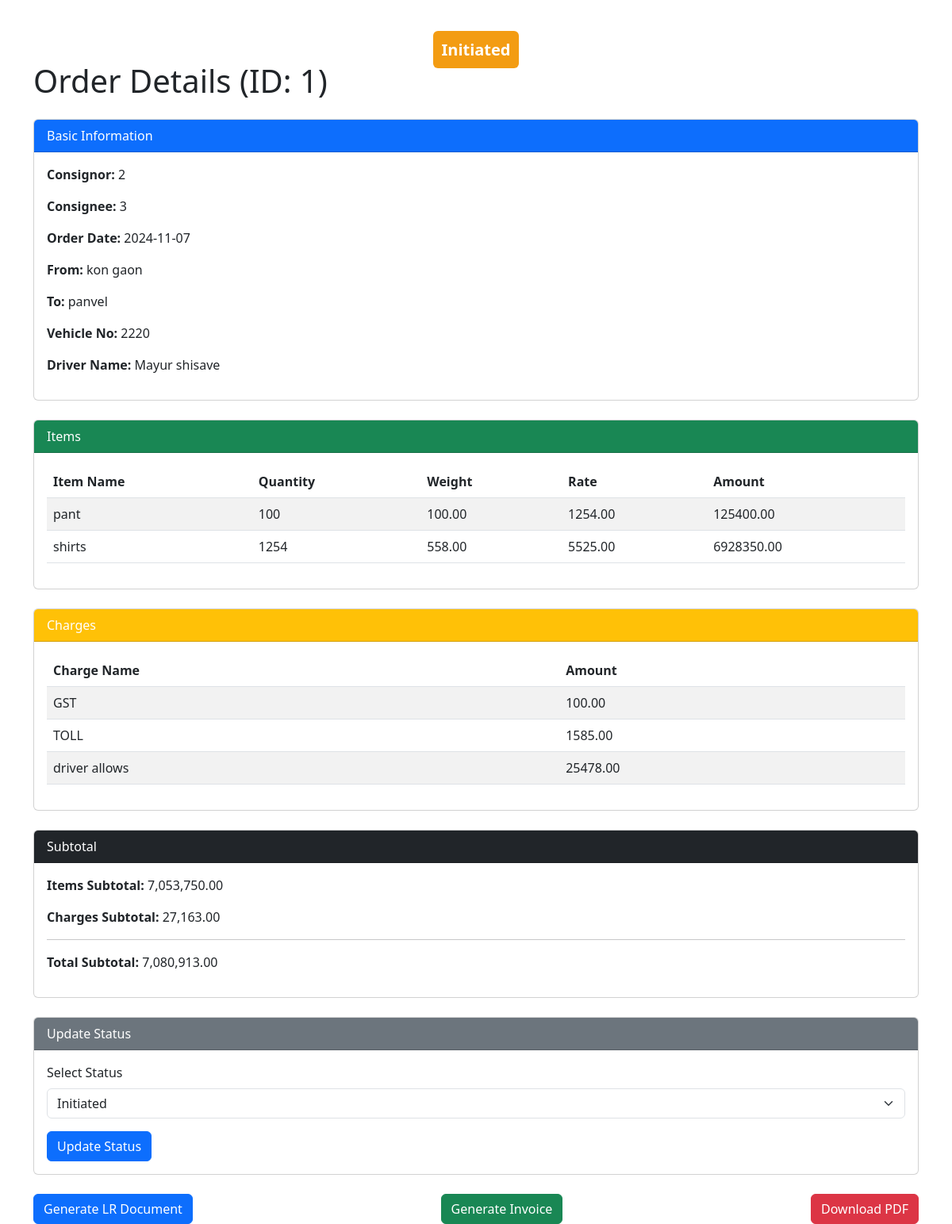
Before: /tables/order-details.php?id=1 with the older database file.
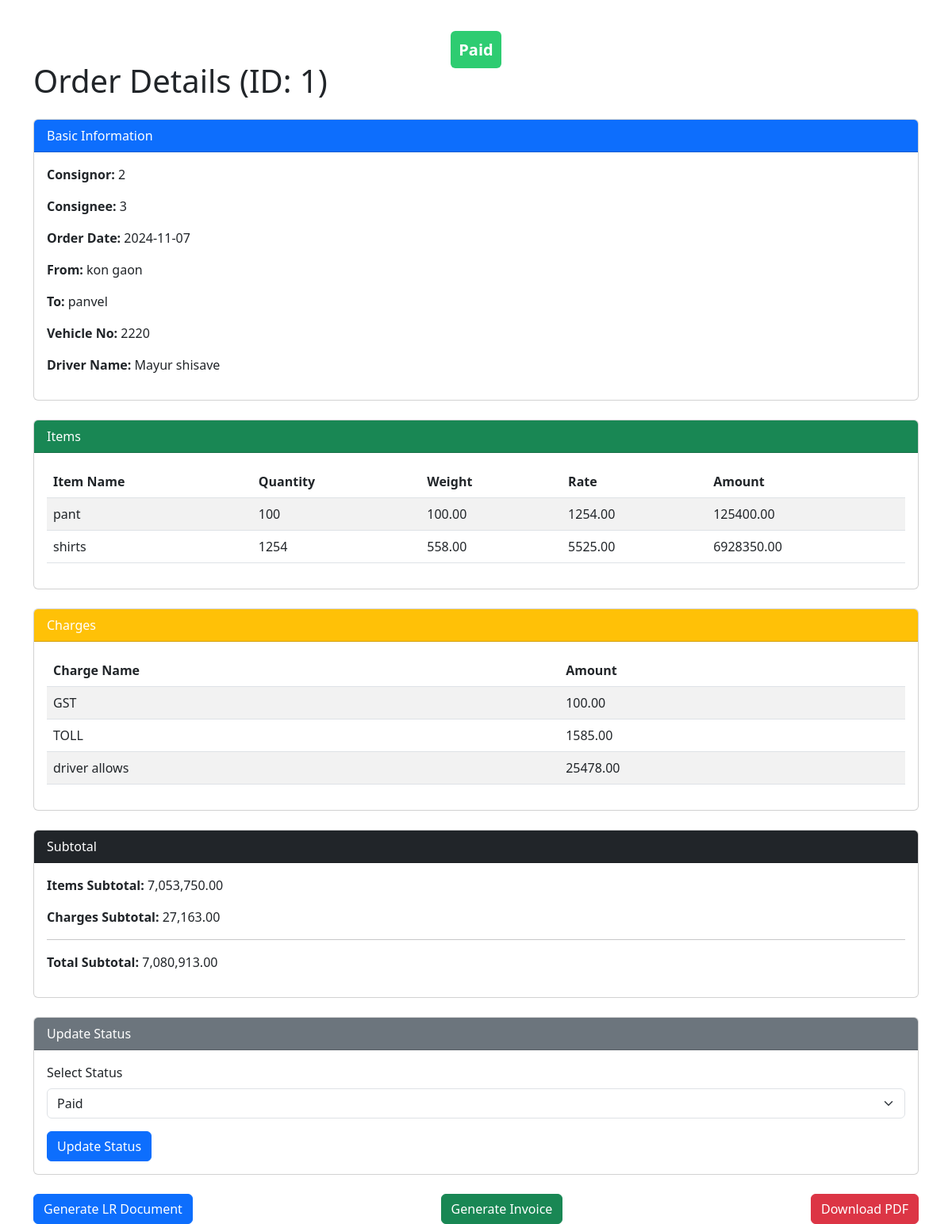
After: the same page with the newer database file.
### tables this page shows
CREATE TABLE `orders` (
  `id` int(11) NOT NULL,
  `Status` varchar(255) NOT NULL,
  `order_name` varchar(255) NOT NULL,
  `customer_name` varchar(255) NOT NULL,
  `order_date` date NOT NULL,
  `fromLocation` varchar(255) NOT NULL,
  `toLocation` varchar(255) NOT NULL,
  `transportMode` varchar(255) NOT NULL,
  `paidBy` varchar(255) NOT NULL,
  `taxPaidBy` varchar(255) NOT NULL,
  `pickupAddress` varchar(255) NOT NULL,
  `deliveryAddress` varchar(255) NOT NULL,
  `vehicletype` varchar(255) NOT NULL,
  `Vehiclecapacity` varchar(255) NOT NULL,
  `Vehicleno` int(255) NOT NULL,
  `DriverName` varchar(255) NOT NULL
);

### tables/order-details.php (the view, shortened to what the changed rows need)
<?php
$servername = "localhost";
$username = "root";
$password = "";
$dbname = "transportdb";
$conn = new mysqli($servername, $username, $password, $dbname);
$orderId = $_GET['id'];
$orderResult = $conn->query("SELECT * FROM orders WHERE id = $orderId");
$order = $orderResult->fetch_assoc();
?>
<!DOCTYPE html>
<html lang="en">
<head>
    <link rel="stylesheet" href="https://cdn.jsdelivr.net/npm/bootstrap@5.3.0/dist/css/bootstrap.min.css">
</head>
<body>
<div class="container mt-5">
    <div class="status-container">
        <span class="status-badge <?php echo 'status-' . strtolower(str_replace(' ', '-', $order['Status'])); ?>">
            <?php echo $order['Status']; ?>
        </span>
    </div>
    <h1 class="mb-4">Order Details (ID: <?php echo $orderId; ?>)</h1>
    <div class="card mb-4">
        <div class="card-body">
            <p><strong>Consignor:</strong> <?php echo $order['order_name']; ?></p>
            <p><strong>Consignee:</strong> <?php echo $order['customer_name']; ?></p>
            <p><strong>Order Date:</strong> <?php echo $order['order_date']; ?></p>
            <p><strong>From:</strong> <?php echo $order['fromLocation']; ?></p>
            <p><strong>To:</strong> <?php echo $order['toLocation']; ?></p>
            <p><strong>Vehicle No:</strong> <?php echo $order['Vehicleno']; ?></p>
            <p><strong>Driver Name:</strong> <?php echo $order['DriverName']; ?></p>
        </div>
    </div>
    <div class="card mb-4">
        <div class="card-body">
            <table class="table table-striped">
                <thead>
                    <tr>
                        <th>Item Name</th>
                        <th>Quantity</th>
                        <th>Weight</th>
                        <th>Rate</th>
                        <th>Amount</th>
                    </tr>
                </thead>
            </table>
        </div>
    </div>
    <div class="card mb-4">
        <div class="card-body">
            <table class="table table-striped">
                <thead>
                    <tr>
                        <th>Charge Name</th>
                        <th>Amount</th>
                    </tr>
                </thead>
            </table>
        </div>
    </div>
    <div class="card mb-4">
        <div class="card-body">
            <form method="POST" action="">
                <div class="mb-3">
                    <label for="status" class="form-label">Select Status</label>
                    <select name="status" id="status" class="form-select">
                        <option value="Initiated" <?php echo ($order['Status'] == 'Initiated') ? 'selected' : ''; ?>>Initiated</option>
                        <option value="Paid" <?php echo ($order['Status'] == 'Paid') ? 'selected' : ''; ?>>Paid</option>
                    </select>
                </div>
            </form>
        </div>
    </div>
</div>
</body>
</html>

Changed rows visible on the page:
changed orders "kon gaon": Status "Initiated" → "Paid"; status "Initiated" → "Paid"
